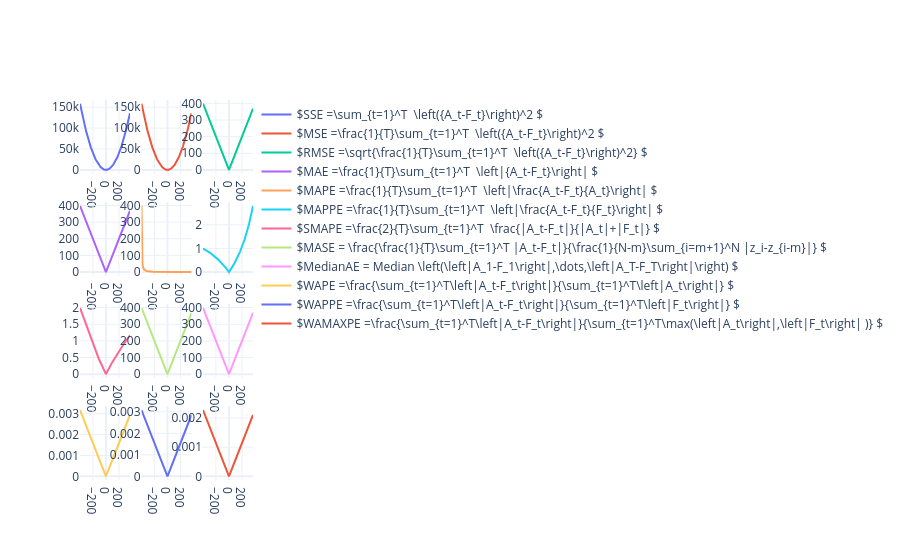

Notebook code cell kept with this figure:
### Code cell
qlt_array=['SSE', 'MSE', 'RMSE', 'MAE', 'MAPE', 'MAPPE', 'SMAPE', 'MASE', 'MedianAE', 'WAPE', 'WAPPE', 'WAMAXPE']
qlt = [np.nan]*len(qlt_array)
fig = make_subplots(rows=4, cols=3)

qlt_desc = [r"$SSE =\sum_{t=1}^T  \left({A_t-F_t}\right)^2 $",
r"$MSE =\frac{1}{T}\sum_{t=1}^T  \left({A_t-F_t}\right)^2 $",
r"$RMSE =\sqrt{\frac{1}{T}\sum_{t=1}^T  \left({A_t-F_t}\right)^2} $",
r"$MAE =\frac{1}{T}\sum_{t=1}^T  \left|{A_t-F_t}\right| $",
r"$MAPE =\frac{1}{T}\sum_{t=1}^T  \left|\frac{A_t-F_t}{A_t}\right| $",
r"$MAPPE =\frac{1}{T}\sum_{t=1}^T  \left|\frac{A_t-F_t}{F_t}\right| $",
r"$SMAPE =\frac{2}{T}\sum_{t=1}^T  \frac{|A_t-F_t|}{|A_t|+|F_t|} $",
r"$MASE = \frac{\frac{1}{T}\sum_{t=1}^T |A_t-F_t|}{\frac{1}{N-m}\sum_{i=m+1}^N |z_i-z_{i-m}|} $",
r"$MedianAE = Median \left(\left|A_1-F_1\right|,\dots,\left|A_T-F_T\right|\right) $",
r"$WAPE =\frac{\sum_{t=1}^T\left|A_t-F_t\right|}{\sum_{t=1}^T\left|A_t\right|} $",
r"$WAPPE =\frac{\sum_{t=1}^T\left|A_t-F_t\right|}{\sum_{t=1}^T\left|F_t\right|} $",
r"$WAMAXPE =\frac{\sum_{t=1}^T\left|A_t-F_t\right|}{\sum_{t=1}^T\max(\left|A_t\right|,\left|F_t\right| )} $"]


# Independent training history for the MASE denominator (scale = 1).
mase_train = pd.Series(np.arange(-length, 0, dtype=float))

for i in range(len(qlt_array)):
  kwargs = {'train': mase_train} if qlt_array[i] == 'MASE' else {}
  qlt[i], qlt_vec = globals()['quality'+qlt_array[i]](frc_ts['x'], frc_ts['y'], **kwargs)
  qlt_vec.index = frc_ts['x']-frc_ts['y']
  fig.add_trace(
      go.Scatter(x=(frc_ts['x']-frc_ts['y']), y=qlt_vec,
      name=qlt_desc[i]),
      row=i//3+1, col=i%3+1
  )
fig.show()

### Figure 1 — Plotly figure (JSON) as saved in the notebook; plotly's stock layout.template omitted (floating-point values rounded to 4 significant figures; data arrays with more than 128 entries replaced by an {"elided": "..."} marker saying what was removed)
{"data": [{"name": "$SSE =\\sum_{t=1}^T  \\left({A_t-F_t}\\right)^2 $", "type": "scatter", "x": {"elided": "500 float values"}, "xaxis": "x", "y": {"elided": "500 float values"}, "yaxis": "y"}, {"name": "$MSE =\\frac{1}{T}\\sum_{t=1}^T  \\left({A_t-F_t}\\right)^2 $", "type": "scatter", "x": {"elided": "500 float values"}, "xaxis": "x2", "y": {"elided": "500 float values"}, "yaxis": "y2"}, {"name": "$RMSE =\\sqrt{\\frac{1}{T}\\sum_{t=1}^T  \\left({A_t-F_t}\\right)^2} $", "type": "scatter", "x": {"elided": "500 float values"}, "xaxis": "x3", "y": {"elided": "500 float values"}, "yaxis": "y3"}, {"name": "$MAE =\\frac{1}{T}\\sum_{t=1}^T  \\left|{A_t-F_t}\\right| $", "type": "scatter", "x": {"elided": "500 float values"}, "xaxis": "x4", "y": {"elided": "500 float values"}, "yaxis": "y4"}, {"name": "$MAPE =\\frac{1}{T}\\sum_{t=1}^T  \\left|\\frac{A_t-F_t}{A_t}\\right| $", "type": "scatter", "x": {"elided": "500 float values"}, "xaxis": "x5", "y": {"elided": "500 float values"}, "yaxis": "y5"}, {"name": "$MAPPE =\\frac{1}{T}\\sum_{t=1}^T  \\left|\\frac{A_t-F_t}{F_t}\\right| $", "type": "scatter", "x": {"elided": "500 float values"}, "xaxis": "x6", "y": {"elided": "500 float values"}, "yaxis": "y6"}, {"name": "$SMAPE =\\frac{2}{T}\\sum_{t=1}^T  \\frac{|A_t-F_t|}{|A_t|+|F_t|} $", "type": "scatter", "x": {"elided": "500 float values"}, "xaxis": "x7", "y": {"elided": "500 float values"}, "yaxis": "y7"}, {"name": "$MASE = \\frac{\\frac{1}{T}\\sum_{t=1}^T |A_t-F_t|}{\\frac{1}{N-m}\\sum_{i=m+1}^N |z_i-z_{i-m}|} $", "type": "scatter", "x": {"elided": "500 float values"}, "xaxis": "x8", "y": {"elided": "500 float values"}, "yaxis": "y8"}, {"name": "$MedianAE = Median \\left(\\left|A_1-F_1\\right|,\\dots,\\left|A_T-F_T\\right|\\right) $", "type": "scatter", "x": {"elided": "500 float values"}, "xaxis": "x9", "y": {"elided": "500 float values"}, "yaxis": "y9"}, {"name": "$WAPE =\\frac{\\sum_{t=1}^T\\left|A_t-F_t\\right|}{\\sum_{t=1}^T\\left|A_t\\right|} $", "type": "scatter", "x": {"elided": "500 float values"}, "xaxis": "x10", "y": {"elided": "500 float values"}, "yaxis": "y10"}, {"name": "$WAPPE =\\frac{\\sum_{t=1}^T\\left|A_t-F_t\\right|}{\\sum_{t=1}^T\\left|F_t\\right|} $", "type": "scatter", "x": {"elided": "500 float values"}, "xaxis": "x11", "y": {"elided": "500 float values"}, "yaxis": "y11"}, {"name": "$WAMAXPE =\\frac{\\sum_{t=1}^T\\left|A_t-F_t\\right|}{\\sum_{t=1}^T\\max(\\left|A_t\\right|,\\left|F_t\\right| )} $", "type": "scatter", "x": {"elided": "500 float values"}, "xaxis": "x12", "y": {"elided": "500 float values"}, "yaxis": "y12"}], "layout": {"xaxis": {"anchor": "y", "domain": [0.0, 0.2889]}, "xaxis10": {"anchor": "y10", "domain": [0.0, 0.2889]}, "xaxis11": {"anchor": "y11", "domain": [0.3556, 0.6444]}, "xaxis12": {"anchor": "y12", "domain": [0.7111, 1.0]}, "xaxis2": {"anchor": "y2", "domain": [0.3556, 0.6444]}, "xaxis3": {"anchor": "y3", "domain": [0.7111, 1.0]}, "xaxis4": {"anchor": "y4", "domain": [0.0, 0.2889]}, "xaxis5": {"anchor": "y5", "domain": [0.3556, 0.6444]}, "xaxis6": {"anchor": "y6", "domain": [0.7111, 1.0]}, "xaxis7": {"anchor": "y7", "domain": [0.0, 0.2889]}, "xaxis8": {"anchor": "y8", "domain": [0.3556, 0.6444]}, "xaxis9": {"anchor": "y9", "domain": [0.7111, 1.0]}, "yaxis": {"anchor": "x", "domain": [0.8063, 1.0]}, "yaxis10": {"anchor": "x10", "domain": [0.0, 0.1938]}, "yaxis11": {"anchor": "x11", "domain": [0.0, 0.1938]}, "yaxis12": {"anchor": "x12", "domain": [0.0, 0.1938]}, "yaxis2": {"anchor": "x2", "domain": [0.8063, 1.0]}, "yaxis3": {"anchor": "x3", "domain": [0.8063, 1.0]}, "yaxis4": {"anchor": "x4", "domain": [0.5375, 0.7312]}, "yaxis5": {"anchor": "x5", "domain": [0.5375, 0.7312]}, "yaxis6": {"anchor": "x6", "domain": [0.5375, 0.7312]}, "yaxis7": {"anchor": "x7", "domain": [0.2687, 0.4625]}, "yaxis8": {"anchor": "x8", "domain": [0.2687, 0.4625]}, "yaxis9": {"anchor": "x9", "domain": [0.2687, 0.4625]}}}
